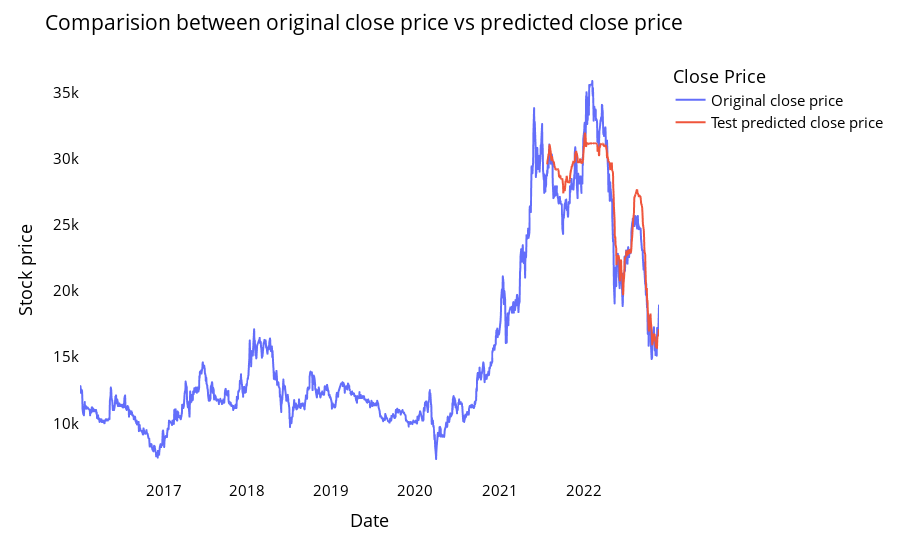

Notebook code cell kept with this figure:
### Code cell
# shift train predictions for plotting
from itertools import cycle
import plotly.express as px


print(RF_train_predict.shape)
print(RF_test_predict.shape)
print(len(closedf))

look_back=time_step
trainPredictPlot = np.empty_like(closedf)
trainPredictPlot[:, :] = np.nan
trainPredictPlot[look_back:len(RF_train_predict)+look_back, :] = RF_train_predict
print("Train predicted data: ", trainPredictPlot)

# shift test predictions for plotting
testPredictPlot = np.empty_like(closedf)
testPredictPlot[:, :] = np.nan
testPredictPlot[len(RF_train_predict)+(look_back*2)+1:len(closedf)-1, :] = RF_test_predict
print("Test predicted data: ", testPredictPlot)

close_stock['Predictions']=testPredictPlot
close_stock['Stock']='STB'
close_stock['Model']='DIY'
close_stock['Method']='None'
close_stock.to_csv('./output/STB_DIY_None.csv', index=False)

names = cycle(['Original close price','Test predicted close price'])


plotdf = pd.DataFrame({'date': close_stock['Date'],
                       'original_close': close_stock['Close'],
                      'test_predicted_close': testPredictPlot.reshape(1,-1)[0].tolist()})

fig = px.line(plotdf,x=plotdf['date'], y=[plotdf['original_close'],
                                          plotdf['test_predicted_close']],
              labels={'value':'Stock price','date': 'Date'})
fig.update_layout(title_text='Comparision between original close price vs predicted close price',
                  plot_bgcolor='white', font_size=15, font_color='black', legend_title_text='Close Price')
fig.for_each_trace(lambda t:  t.update(name = next(names)))

fig.update_xaxes(showgrid=False)
fig.update_yaxes(showgrid=False)
fig.show()

### Figure 1 — Plotly figure (JSON) as saved in the notebook; plotly's stock layout.template omitted (floating-point values rounded to 4 significant figures; data arrays with more than 128 entries replaced by an {"elided": "..."} marker saying what was removed)
{"data": [{"hovertemplate": "variable=original_close<br>Date=%{x}<br>Stock price=%{y}<extra></extra>", "legendgroup": "original_close", "line": {"color": "#636efa", "dash": "solid"}, "marker": {"symbol": "circle"}, "mode": "lines", "name": "Original close price", "showlegend": true, "type": "scattergl", "x": {"elided": "1727 str values"}, "xaxis": "x", "y": {"elided": "1727 int values"}, "yaxis": "y"}, {"hovertemplate": "variable=test_predicted_close<br>Date=%{x}<br>Stock price=%{y}<extra></extra>", "legendgroup": "test_predicted_close", "line": {"color": "#EF553B", "dash": "solid"}, "marker": {"symbol": "circle"}, "mode": "lines", "name": "Test predicted close price", "showlegend": true, "type": "scattergl", "x": {"elided": "1727 str values"}, "xaxis": "x", "y": {"elided": "1727 float values"}, "yaxis": "y"}], "layout": {"font": {"color": "black", "size": 15}, "legend": {"title": {"text": "Close Price"}, "tracegroupgap": 0}, "margin": {"t": 60}, "plot_bgcolor": "white", "title": {"text": "Comparision between original close price vs predicted close price"}, "xaxis": {"anchor": "y", "domain": [0, 1], "showgrid": false, "title": {"text": "Date"}}, "yaxis": {"anchor": "x", "domain": [0, 1], "showgrid": false, "title": {"text": "Stock price"}}}}
